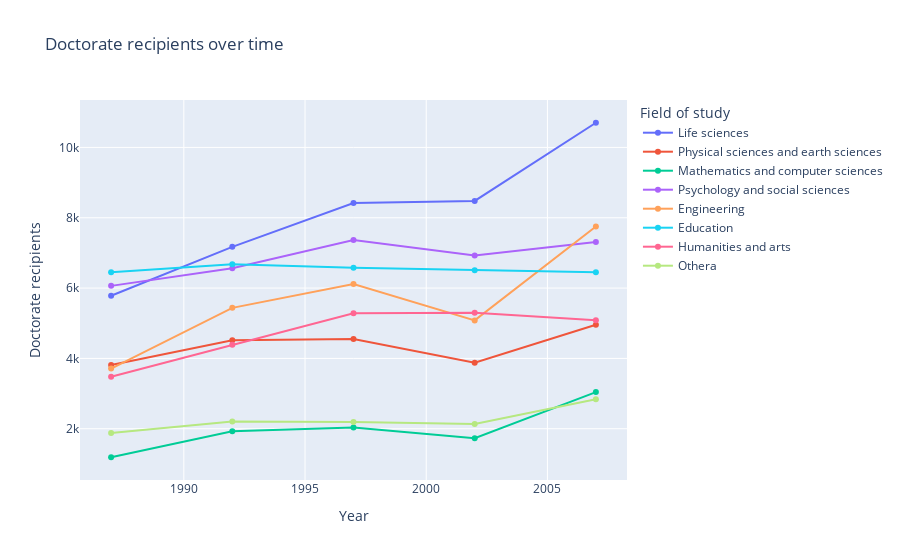

The cell this chart's notebook holds for it:
### Code cell
fig = px.line(df2, x = 'Year', y = 'Doctorate recipients', color = 'Field of study', title='Doctorate recipients over time')
fig.update_traces(mode="markers+lines")
fig.update_xaxes(showspikes=True, spikecolor="green", spikesnap="cursor", spikemode="across")
fig.update_yaxes(showspikes=True, spikecolor="orange", spikethickness=2)
fig.update_layout(spikedistance=1000, hoverdistance=100)

### Figure 1 — Plotly figure (JSON) as saved in the notebook; plotly's stock layout.template omitted (floating-point values rounded to 4 significant figures)
{"data": [{"hovertemplate": "Field of study=Life sciences<br>Year=%{x}<br>Doctorate recipients=%{y}<extra></extra>", "legendgroup": "Life sciences", "line": {"color": "#636efa", "dash": "solid"}, "mode": "markers+lines", "name": "Life sciences", "orientation": "v", "showlegend": true, "type": "scatter", "x": [1987, 1992, 1997, 2002, 2007], "xaxis": "x", "y": [5783, 7172, 8421, 8478, 10702], "yaxis": "y"}, {"hovertemplate": "Field of study=Physical sciences and earth sciences<br>Year=%{x}<br>Doctorate recipients=%{y}<extra></extra>", "legendgroup": "Physical sciences and earth sciences", "line": {"color": "#EF553B", "dash": "solid"}, "mode": "markers+lines", "name": "Physical sciences and earth sciences", "orientation": "v", "showlegend": true, "type": "scatter", "x": [1987, 1992, 1997, 2002, 2007], "xaxis": "x", "y": [3811, 4517, 4550, 3875, 4956], "yaxis": "y"}, {"hovertemplate": "Field of study=Mathematics and computer sciences<br>Year=%{x}<br>Doctorate recipients=%{y}<extra></extra>", "legendgroup": "Mathematics and computer sciences", "line": {"color": "#00cc96", "dash": "solid"}, "mode": "markers+lines", "name": "Mathematics and computer sciences", "orientation": "v", "showlegend": true, "type": "scatter", "x": [1987, 1992, 1997, 2002, 2007], "xaxis": "x", "y": [1189, 1927, 2032, 1729, 3042], "yaxis": "y"}, {"hovertemplate": "Field of study=Psychology and social sciences<br>Year=%{x}<br>Doctorate recipients=%{y}<extra></extra>", "legendgroup": "Psychology and social sciences", "line": {"color": "#ab63fa", "dash": "solid"}, "mode": "markers+lines", "name": "Psychology and social sciences", "orientation": "v", "showlegend": true, "type": "scatter", "x": [1987, 1992, 1997, 2002, 2007], "xaxis": "x", "y": [6063, 6562, 7369, 6925, 7309], "yaxis": "y"}, {"hovertemplate": "Field of study=Engineering<br>Year=%{x}<br>Doctorate recipients=%{y}<extra></extra>", "legendgroup": "Engineering", "line": {"color": "#FFA15A", "dash": "solid"}, "mode": "markers+lines", "name": "Engineering", "orientation": "v", "showlegend": true, "type": "scatter", "x": [1987, 1992, 1997, 2002, 2007], "xaxis": "x", "y": [3712, 5438, 6114, 5081, 7749], "yaxis": "y"}, {"hovertemplate": "Field of study=Education<br>Year=%{x}<br>Doctorate recipients=%{y}<extra></extra>", "legendgroup": "Education", "line": {"color": "#19d3f3", "dash": "solid"}, "mode": "markers+lines", "name": "Education", "orientation": "v", "showlegend": true, "type": "scatter", "x": [1987, 1992, 1997, 2002, 2007], "xaxis": "x", "y": [6453, 6677, 6577, 6508, 6448], "yaxis": "y"}, {"hovertemplate": "Field of study=Humanities and arts<br>Year=%{x}<br>Doctorate recipients=%{y}<extra></extra>", "legendgroup": "Humanities and arts", "line": {"color": "#FF6692", "dash": "solid"}, "mode": "markers+lines", "name": "Humanities and arts", "orientation": "v", "showlegend": true, "type": "scatter", "x": [1987, 1992, 1997, 2002, 2007], "xaxis": "x", "y": [3478, 4387, 5285, 5297, 5085], "yaxis": "y"}, {"hovertemplate": "Field of study=Othera<br>Year=%{x}<br>Doctorate recipients=%{y}<extra></extra>", "legendgroup": "Othera", "line": {"color": "#B6E880", "dash": "solid"}, "mode": "markers+lines", "name": "Othera", "orientation": "v", "showlegend": true, "type": "scatter", "x": [1987, 1992, 1997, 2002, 2007], "xaxis": "x", "y": [1876, 2206, 2191, 2138, 2841], "yaxis": "y"}], "layout": {"hoverdistance": 100, "legend": {"title": {"text": "Field of study"}, "tracegroupgap": 0}, "spikedistance": 1000, "title": {"text": "Doctorate recipients over time"}, "xaxis": {"anchor": "y", "domain": [0, 1], "showspikes": true, "spikecolor": "green", "spikemode": "across", "spikesnap": "cursor", "title": {"text": "Year"}}, "yaxis": {"anchor": "x", "domain": [0, 1], "showspikes": true, "spikecolor": "orange", "spikethickness": 2, "title": {"text": "Doctorate recipients"}}}}
